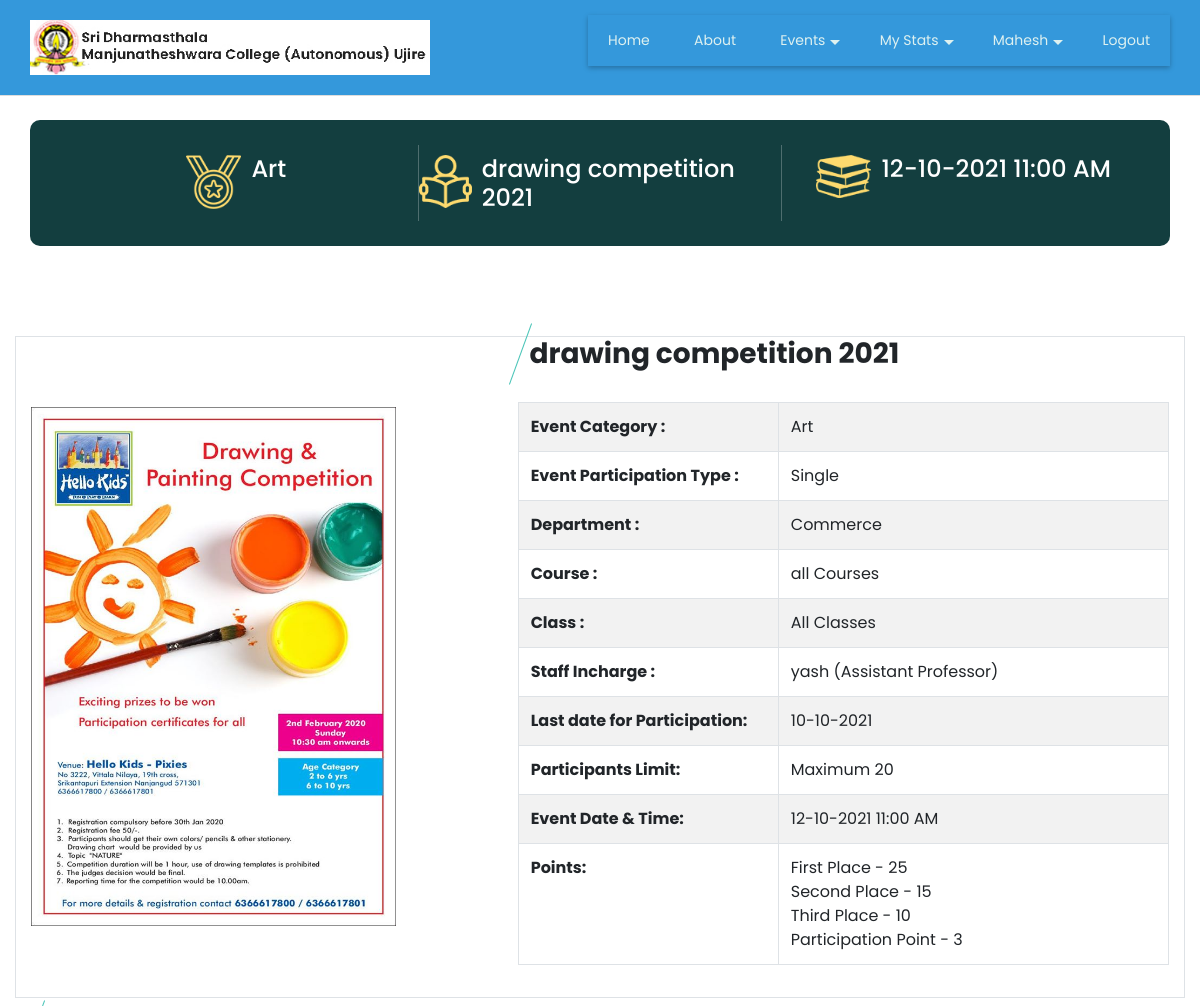
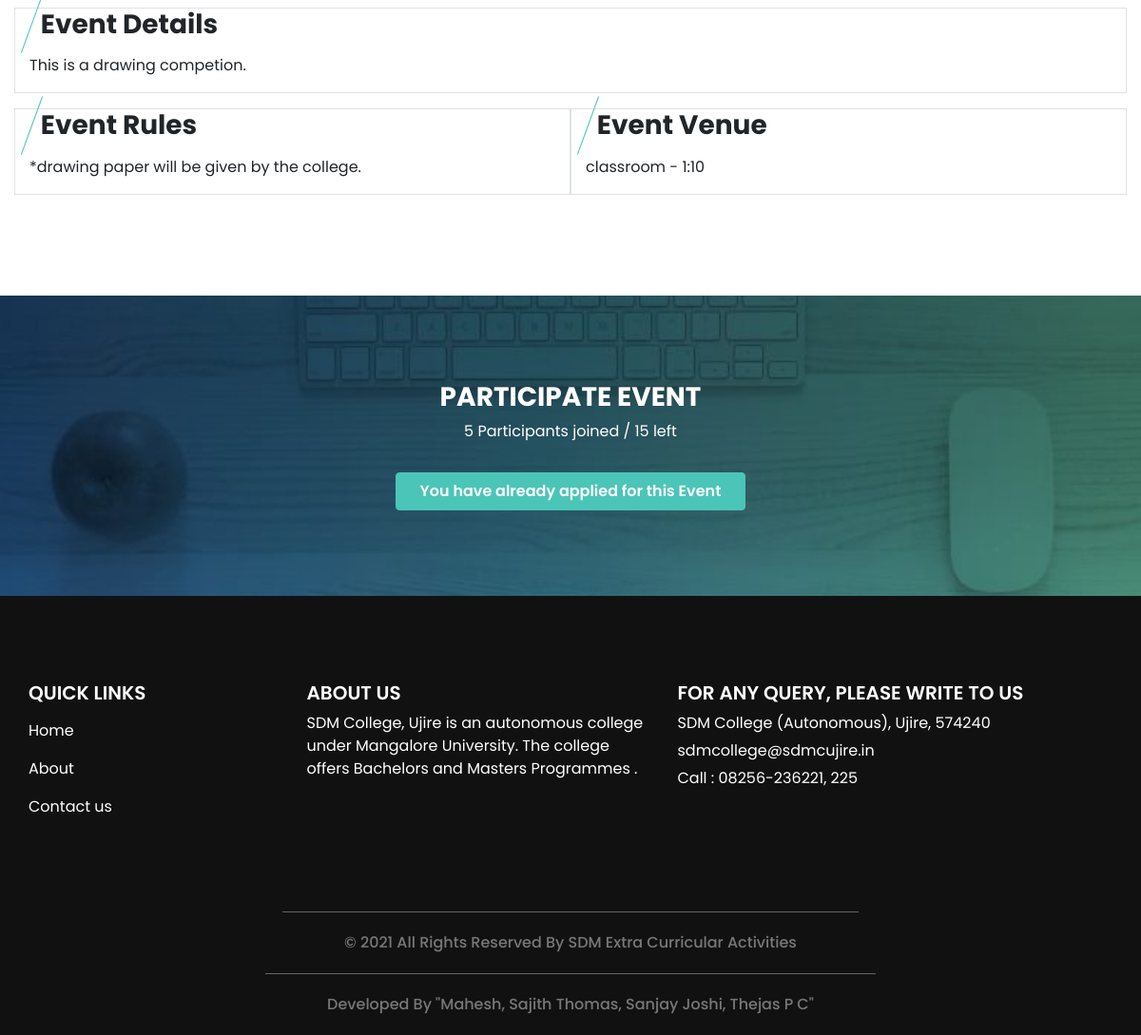
The app's page /event_more_det.php?event_id=14 (signed in) with its own data (2 pictures, top to bottom).
### tables this page shows
CREATE TABLE `student` (
  `student_id` int(11) NOT NULL,
  `student_name` varchar(30) NOT NULL,
  `course_id` int(11) NOT NULL,
  `student_rollno` varchar(10) NOT NULL,
  `student_password` varchar(300) NOT NULL,
  `st_class` varchar(20) NOT NULL,
  `student_image` varchar(300) NOT NULL,
  `gender` varchar(10) NOT NULL,
  `dob` date NOT NULL,
  `language` varchar(25) NOT NULL,
  `elective_paper` varchar(20) NOT NULL,
  `extension_activities` varchar(50) NOT NULL,
  `student_status` varchar(10) NOT NULL
);

CREATE TABLE `event` (
  `event_id` bigint(20) NOT NULL,
  `event_type_id` int(11) NOT NULL,
  `event_participation_type` varchar(25) NOT NULL COMMENT 'Single, Team',
  `no_of_participants` int(11) NOT NULL,
  `event_title` varchar(300) NOT NULL,
  `event_description` text NOT NULL,
  `event_rules` text NOT NULL,
  `event_banner` varchar(300) NOT NULL,
  `department_id` int(11) NOT NULL,
  `club_id` int(11) NOT NULL,
  `course_id` text NOT NULL,
  `st_class` text NOT NULL,
  `event_date_time` datetime NOT NULL,
  `event_venue` text NOT NULL,
  `staff_id` int(11) NOT NULL,
  `participation_limit` int(11) NOT NULL,
  `event_status` varchar(10) NOT NULL
);

CREATE TABLE `event_type` (
  `event_type_id` int(11) NOT NULL,
  `event_type` varchar(30) NOT NULL,
  `event_type_info` text NOT NULL,
  `event_type_status` varchar(10) NOT NULL
);

CREATE TABLE `department` (
  `department_id` int(11) NOT NULL,
  `department` varchar(25) NOT NULL,
  `department_detail` text NOT NULL,
  `department_status` varchar(10) NOT NULL
);

CREATE TABLE `staff` (
  `staff_id` int(11) NOT NULL,
  `staff_name` varchar(25) NOT NULL,
  `staff_dp` varchar(300) NOT NULL,
  `staff_type` varchar(20) NOT NULL,
  `department_id` int(11) NOT NULL,
  `login_id` varchar(40) NOT NULL,
  `password` varchar(300) NOT NULL,
  `gender` varchar(6) NOT NULL,
  `dob` date NOT NULL,
  `staff_status` varchar(10) NOT NULL
);

CREATE TABLE `point_settings` (
  `point_set_id` int(11) NOT NULL,
  `firstplace_point` int(11) NOT NULL,
  `secondplace_point` int(11) NOT NULL,
  `thirdplace_point` int(11) NOT NULL,
  `participation_point` int(11) NOT NULL
);

### event_more_det.php (the view, shortened to what this page needs)
<?php
include("header.php");
$sqlviewevent = "SELECT event.*, event_type.event_type, department.department, staff.staff_name, staff.staff_type, club.club FROM event
LEFT JOIN event_type ON event.event_type_id=event_type.event_type_id
LEFT JOIN department ON department.department_id=event.department_id
LEFT JOIN  staff ON staff.staff_id=event.staff_id LEFT JOIN club ON club.club_id=event.club_id
where event.event_id='$_GET[event_id]'";
$qsqlviewevent = mysqli_query($con,$sqlviewevent);
$rsviewevent = mysqli_fetch_array($qsqlviewevent);
$course_id = unserialize($rsviewevent['course_id']);
$st_class = unserialize($rsviewevent['st_class']);
$sel = "SELECT * FROM point_settings";
$result = mysqli_query($con,$sel);
if(mysqli_num_rows($result) > 0)
{
$row = mysqli_fetch_assoc($result);
$firstplace_point = $row['firstplace_point'];
$secondplace_point = $row['secondplace_point'];
$thirdplace_point = $row['thirdplace_point'];
$participation_point = $row['participation_point'];
}
?>
<br>
  <section class="special_section">
    <div class="container">
      <div class="special_container">
		  <div class="box b1">
          <div class="img-box">
            <img src="images/award.png" alt="" >
          </div>
          <div class="detail-box">
            <h4><?php echo  $rsviewevent['event_type']; ?></h4>
          </div>
        </div>
        <div class="box b2">
          <div class="img-box">
            <img src="images/study.png" alt="" />
          </div>
          <div class="detail-box">
            <h4>
              <?php echo $rsviewevent['event_title']; ?>
            </h4>
          </div>
        </div>
        <div class="box b3">
          <div class="img-box">
            <img src="images/books-stack-of-three.png" alt="" />
          </div>
          <div class="detail-box">
            <h4>
              <?php echo date("d-m-Y h:i A",strtotime($rsviewevent['event_date_time'])) ?>
            </h4>
          </div>
        </div>
      </div>
    </div>
  </section>
  <section class="about_section layout_padding">
    <div class="container  table table-bordered">
      <div class="row">
        <div class="col-md-5">
          <div class="img_container">
            <div class="img-box b1">
<?php
$imge=$rsviewevent['event_banner'];
echo '<img src="imgbanner/' .$imge .'" >';
?>
            </div>
          </div>
        </div>
        <div class="col-md-7">
          <div class="detail-box">
            <div class="heading_container">
              <h3> &nbsp;  <?php echo  $rsviewevent['event_title']; ?></h3>
            <p>
				<table class="table table-bordered table-striped" style="width: 100%;">
					<tr>
						<th style="width: 40%;">Event Category : </th><td><?php echo  $rsviewevent['event_type']; ?></td>
					</tr>
					<tr>
						<th>Event Participation Type : </th><td><?php echo  $rsviewevent['event_participation_type']; ?> </td>
					</tr>
					<?php
					if($rsviewevent['department_id'] != 0)
					{
					?>
					<tr>
						<th>Department : </th><td><?php echo  $rsviewevent['department']; ?> </td>
					</tr>
					<?php
					}
					?>
					<tr>
						<th>Course : </th><td><?php
if($course_id[0]== 0)
{
	echo "all Courses";
}
							?> </td>
					</tr>
					<tr>
						<th>Class : </th><td><?php
						if($st_class[0] == 0)
						{
							echo "All Classes";
						}
							?></td>
					</tr>
					<tr>
						<th>Staff Incharge : </th><td><?php echo  $rsviewevent['staff_name']; ?> (<?php echo  $rsviewevent['staff_type']; ?>) </td>
					</tr>
					<tr>
						<th>Last date for Participation: </th><td><?php echo $stop_date = date('d-m-Y', strtotime($rsviewevent['event_date_time'] . ' -2 day')); ?> </td>
					</tr>
					<tr>
						<th>Participants Limit: </th><td>Maximum <?php echo $rsviewevent['participation_limit']; ?> </td>
					</tr>
					<tr>
						<th>Event Date & Time: </th><td> <?php echo date("d-m-Y h:i A",strtotime($rsviewevent['event_date_time'])) ?></td>
					</tr>
					<tr>
						<th>Points: </th><td><?php
							echo "First Place - " . $firstplace_point  . "<br>";
							echo "Second Place - " . $secondplace_point . "<br>";
							echo "Third Place - " . $thirdplace_point  . "<br>";
							echo "Participation Point - " . $participation_point . "<br>";
							?> </td>
					</tr>
				</table>
			</p>
            </div>
          </div>
        </div>
      </div>
    </div>
    <div class="container  table table-bordered" >
      <div class="heading_container">
        <h3>
           &nbsp;  Event Details
        </h3>
        <p><?php echo  $rsviewevent['event_description']; ?></p>
      </div>
    </div>
    <div class="container" >
<div class="row">
    <div class="col-md-6 container  table table-bordered" >
      <div class="heading_container">
        <h3>
          &nbsp;   Event Rules
        </h3>
        <p><?php echo  $rsviewevent['event_rules']; ?></p>
      </div>
    </div>
	<div class="col-md-6 container  table table-bordered" >
      <div class="heading_container">
        <h3>
          &nbsp;   Event Venue
        </h3>
        <p><?php echo  $rsviewevent['event_venue']; ?></p>
      </div>
    </div>
</div>
	</div>
  </section>
			<?php
			if(!isset($_SESSION['staff_id']))
			{
			?>
  <section class="login_section layout_padding">
    <div class="container">
      <div class="row">
        <div class="col-md-12">
          <div class="detail-box">
           <center>
			<h3>
              Participate Event
            </h3>
            <p>
			  <?php
if($rsviewevent['event_participation_type'] == "Team")
{
$sqlparticipantscount  = "SELECT * FROM `event_participation` WHERE event_id='$_GET[event_id]' AND team='Team Leader'";
}
else
{
$sqlparticipantscount  = "SELECT * FROM `event_participation` WHERE event_id='$_GET[event_id]'";
}
$qsqlparticipantscount = mysqli_query($con,$sqlparticipantscount);
			  echo mysqli_num_rows($qsqlparticipantscount);
			  ?>
				<?php
				if($rsviewevent['event_participation_type'] == "Team")
				{
					if(mysqli_num_rows($qsqlparticipantscount) == 1)
					{
						echo " Team Joined";
					}
					else
					{
						echo " Teams joined";
					}
				}
				else
				{
					echo " Participants joined";
				}
				?> /
				<?php echo $rsviewevent['participation_limit'] - mysqli_num_rows($qsqlparticipantscount); ?> left
            </p>
<?php
$sqlchkparticipation = "SELECT * FROM event_participation WHERE event_id='$_GET[event_id]' AND student_id='$_SESSION[student_id]'";
$qsqlchkparticipation = mysqli_query($con,$sqlchkparticipation);
if(mysqli_num_rows($qsqlchkparticipation) >= 1)
{
?>
<a href="#" onclick="alert('You have already applied for this Event..')" class="btn btn-danger">You have already applied for this Event</a>
<?php
}
?>
			</center>
          </div>
        </div>
	  </div>
    </div>
  </section>
			<?php
			}
			?>
<?php
include("footer.php");
?>

### headerpage.php (shortened to what this page needs)
<div id="header">
  <header>
    <div class="container">
      <div class="row">
        <div class="col-12">
          <nav class="navbar navbar-expand-lg navbar-light">
            <a class="navbar-brand" href="index.php"><img src="images/logo_new.jpg" alt="logo" style="width: 400px;"></a>
            <div lass="collapse navbar-collapse" id="navbartoggle">
<div class="nav-fostrap" style="  position: absolute;
  top: 15px;right: 0;">
	<ul>
		<li><a href="index.php">Home</a></li>
		<li><a href="about.php">About</a></li>
<?php
			if(isset($_SESSION['student_id']))
			{
?>
		<li><a href="javascript:void(0)">Events<span class="arrow-down"></span></a>
		</li>
		<li><a href="javascript:void(0)">My Stats<span class="arrow-down"></span></a>
		</li>
		<li><a href="javascript:void(0)"><?php echo $rsstudentprofile['student_name']; ?><span class="arrow-down"></span></a>
		</li>
		<?php
			}
		?>
		<?php
		if(isset($_SESSION['staff_id']) || ($_SESSION['student_id']))
		{
		?>
		<li><a href="logout.php">Logout</a></li>
		<?php
		}
		else
		{
		?>
		<li><a href="student.php">Registration</a></li>
		<li><a href="login.php">Login</a></li>
		<?php
		}
		?>
	</ul>
</div>
            </div>
          </nav>
        </div>
      </div>
    </div>
  </header>
</div>

### css/style.css (style rules this page uses)
body { font-family: "Poppins", sans-serif; color: #000000; background-color: #ffffff; }
.layout_padding { padding: 90px 0; }
.heading_container { display: -webkit-box; display: -ms-flexbox; display: flex; -webkit-box-orient: vertical; -webkit-box-direction: normal; -ms-flex-direction: column; flex-direction: column; -webkit-box-align: start; -ms-flex-align: start; align-items: flex-start; }
.heading_container h3 { font-weight: bold; position: relative; margin-bottom: 15px; }
.heading_container h3::before { content: ""; position: absolute; top: 50%; left: 2px; width: 1px; height: 65px; background-color: #4bc5b8; -webkit-transform: translateY(-50%) rotate(20deg); transform: translateY(-50%) rotate(20deg); }
a, a:hover, a:focus { text-decoration: none; }
.btn, .btn:focus { outline: none !important; -webkit-box-shadow: none; box-shadow: none; }
.navbar-brand { display: -webkit-box; display: -ms-flexbox; display: flex; -webkit-box-orient: vertical; -webkit-box-direction: normal; -ms-flex-direction: column; flex-direction: column; -webkit-box-align: end; -ms-flex-align: end; align-items: flex-end; }
.special_section .special_container { display: -webkit-box; display: -ms-flexbox; display: flex; color: #ffffff; background-color: #133e3f; padding: 25px; border-radius: 10px; }
.special_section .special_container .box { -webkit-box-flex: 1; -ms-flex: 1; flex: 1; display: -webkit-box; display: -ms-flexbox; display: flex; -webkit-box-pack: center; -ms-flex-pack: center; justify-content: center; padding-top: 10px; }
.special_section .special_container .box .img-box { width: 55px; margin-right: 10px; }
.special_section .special_container .box .img-box img { max-width: 100%; }
.special_section .special_container .box.b2 { border-left: 1px solid #4e6e6f; border-right: 1px solid #4e6e6f; }
.about_section { position: relative; }
.about_section .row { -webkit-box-align: center; -ms-flex-align: center; align-items: center; }
.about_section .img_container .img-box { width: 80%; }
.about_section .img_container .img-box img { width: 100%; }
.login_section { background-image: url(../images/join-bg.jpg); background-size: cover; color: #ffffff; }
.login_section .row { -webkit-box-align: center; -ms-flex-align: center; align-items: center; }
.login_section .detail-box h3 { text-transform: uppercase; font-weight: bold; }
.login_section .detail-box a { display: inline-block; padding: 7px 25px; background-color: #4bc5b8; border: 1px solid #4bc5b8; color: #ffffff; margin-top: 15px; font-weight: 600; }

### css/responsive.css (style rules this page uses)
@media (min-width: 1200px) { .container { max-width: 1170px; } }

### topmenu.php (style rules this page uses)
.nav-fostrap { display: block; margin-bottom: 15px 0; background: #3498db; -webkit-box-shadow:0 2px 5px 0 rgba(0,0,0,0.26); -moz-box-shadow:0 2px 5px 0 rgba(0,0,0,0.26); -o-box-shadow:0 2px 5px 0 rgba(0,0,0,0.26); z-index: 120; box-shadow: 0 2px 5px 0 rgba(0,0,0,0.26); }
.nav-fostrap ul { list-style-type: none; margin: 0; padding: 0; display: block; }
.nav-fostrap li { list-style-type: none; margin: 0; padding: 0; display: inline-block; position: relative; font-size: 14px; color: #def1f0; }
.nav-fostrap li a { padding: 15px 20px; font-size: 14px; color: #def1f0; display: inline-block; outline: 0; font-weight: 400; text-decoration: none; }
.arrow-down { width: 0; height: 0; border-left: 5px solid transparent; border-right: 5px solid transparent; border-top: 5px solid #def1f0; position: relative; top: 15px; right: -5px; content: ""; }

### headerpage.php (style rules this page uses)
#header nav { padding: 15px 0px; }
#header { border-bottom: 1px solid #ddd; background-color: #3498db; float: center; width: 100%; }

### records on screen
student: student_name "Mahesh"
event: event_type.event_type "Art", event_title "drawing competition 2021", event_date_time "12-10-2021 11:00 AM", event_banner (picture), event_participation_type "Single", department.department "Commerce", staff.staff_name "yash", staff.staff_type "Assistant Professor", event_date_time "10-10-2021", participation_limit "20", event_description "This is a drawing competion.", event_rules "*drawing paper will be given by the college.", event_venue "classroom - 1:10", participation_limit "15"
point_settings: firstplace_point "25", secondplace_point "15", thirdplace_point "10", participation_point "3"

### other values on screen
mysqli_num_rows($qsqlparticipantscount) "5"
